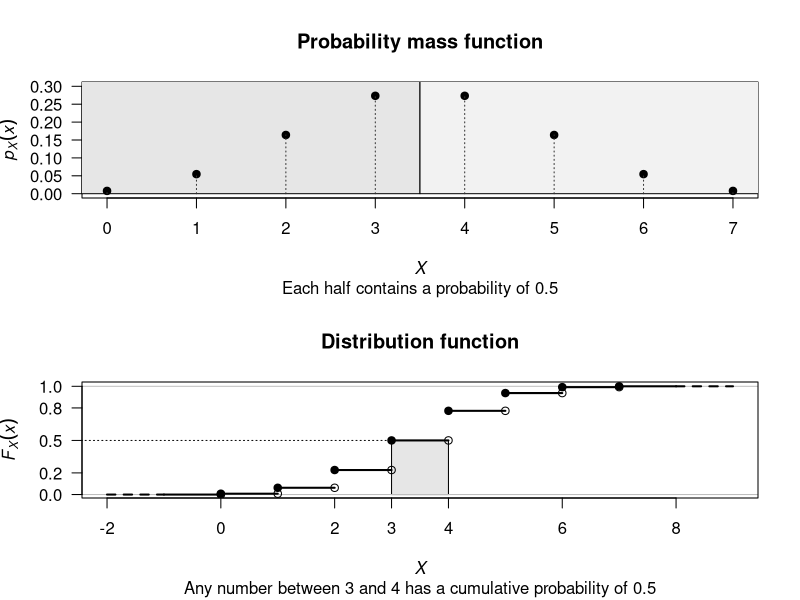
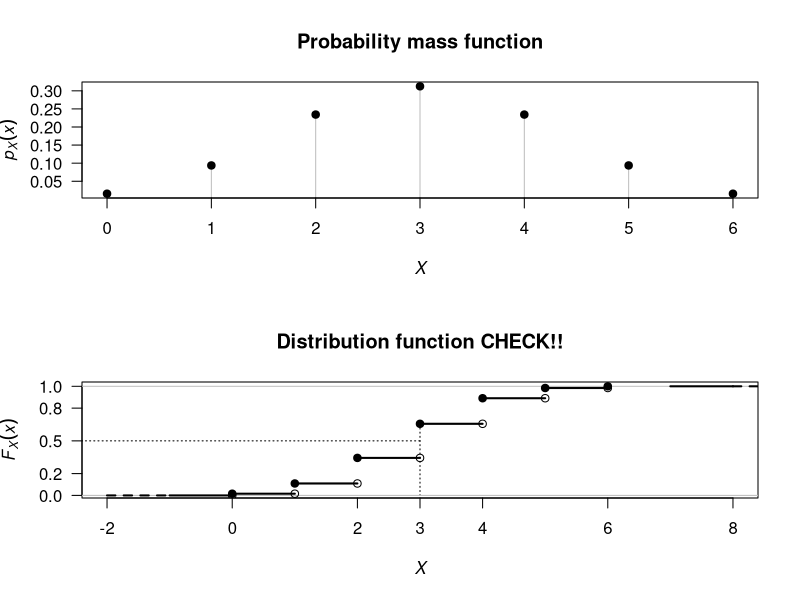
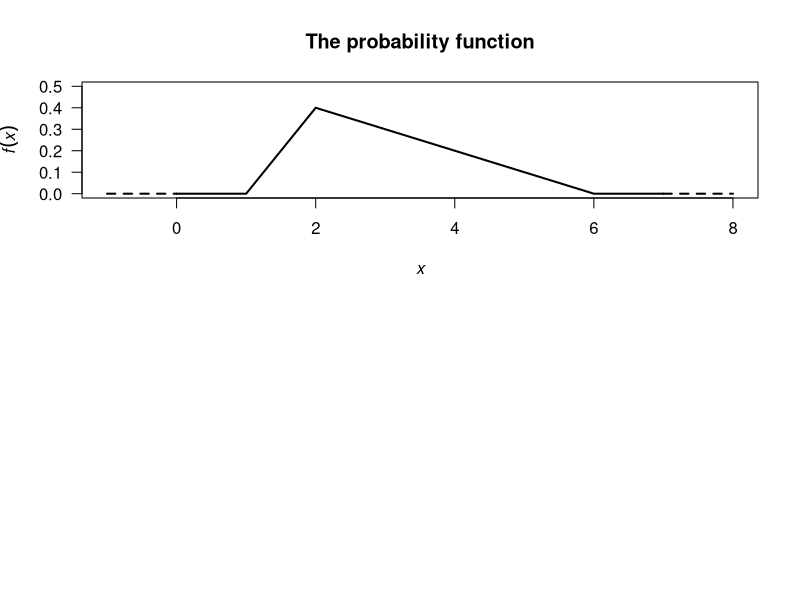

Write R code to recreate these figures, in order.
## ---- chunk 1
eg1Table <- array( dim = c(2, 8))

eg1Table[1, ] <- 0:7
eg1Table[2, ] <- paste0(c("1", "7", "21", "35", "35", "21", "7", "1"), 
                        "/128")

rownames(eg1Table) <- c("$x$",
                        "$\\Pr(X = x)$")
knitr::kable(eg1Table,
             caption = "A probability distribution")
## ---- chunk 2
par( mfrow = c(2, 1))

x <- 0:7
fx <- c(1, 7, 21, 35, 35, 21, 7, 1) / 128

plot(x = x,
     y = fx,
     las = 1,
     lty = 3,
     ylim = c(0, 0.30 ),
     type = "h",
     col = "grey",
     sub = "Each half contains a probability of 0.5",
     xlab = expression( italic(X) ),
     ylab = expression(
       paste(italic(p)[italic(X)](italic(x)))
     ),
     main = "Probability mass function")
polygon( x = c(-10, -10, 3.5, 3.5),
         y = c(0, 1, 1, 0),
         col = gray(0.9) )

polygon( x = c(3.5, 3.5,10, 10),
         y = c(0, 1, 1, 0),
         col = gray(0.95) )

points( x = x,
        y = fx,
        pch = 19)
points(x = x,
     y = fx,
     type = "h",
     lty = 3,
     col = grey(0.2))



plot( x = x,
      y = cumsum(fx),
      las = 1,
      axes = FALSE,
      xlim = c(-2, 9),
      xlab = expression( italic(X) ),
      ylab = expression(
       paste(italic(F)[italic(X)](italic(x)))
      ),
      main = "Distribution function",
      sub = "Any number between 3 and 4 has a cumulative probability of 0.5",
      type = "n")
polygon( x = c(3, 3, 4, 4),
         y = c(0, 0.5, 0.5, 0),
         col = gray(0.9))
abline( h = c(0, 1),
        col = "grey")
axis(side = 1,
     at = c(-2, 0, 2, 3, 4, 6, 8))
axis(side = 2,
     at = c(0, 0.2, 0.5, 0.8, 1),
     las = 1)
box()
points( x = x,
        y = cumsum(fx),
        pch = 19)
points( x = x[2: length(x)],
        y = cumsum(fx)[1:(length(x) - 1)],
        pch = 1)

for (i in (1 : (length(x) - 1)) ){
   lines( x = x[i:(i + 1)],
          y = c(cumsum(fx)[i],
                cumsum(fx)[i]),
          lwd = 2)
}

# Now add edge cases
lines( x = c(-1, 0),
       y = c(0, 0),
      lwd = 2)
lines(x = c(-2, -1),
      y = c(0, 0),
      lty = 2,
      lwd = 2)
points(0, 0, 
       pch = 1)
lines(x = c(7, 8),
      y = c(1, 1),
      lwd = 2)
lines(x = c(8, 9),
      y = c(1, 1),
      lty = 2,
      lwd = 2)

lines( x = c(-10, 3),
       y = c(0.5, 0.5),
       lty = 3)
## ---- chunk 3
eg2Table <- array( dim = c(2, 7))

eg2Table[1, ] <- 0:6
eg2Table[2, ] <- paste0(c("1", "6", "15", "20", "15", "6", "1"), 
                        "/64")

rownames(eg2Table) <- c("$x$",
                        "$\\Pr(X = x)$")
knitr::kable(eg2Table,
             caption = "A probability distribution")
## ---- chunk 4
par( mfrow = c(2, 1))

x <- 0:6
fx <- c(1, 6, 15, 20, 15, 6, 1) / 64

plot(x = x,
     y = fx,
     las = 1,
     type = "h",
     col = "grey",
     xlab = expression(italic(X)),
     ylab = expression(
       paste(italic(p)[italic(X)](italic(x)))
       ),
     main = "Probability mass function")
points( x = x,
        y = fx,
        pch = 19)




plot( x = x,
      y = cumsum(fx),
      las = 1,
      xlim = c(-2, 8),
      axes = FALSE,
      xlab = expression(italic(X)),
      ylab = expression(
       paste(italic(F)[italic(X)](italic(x)))
       ),
      main = "Distribution function CHECK!!",
      type = "n")
axis(side = 1,
     at = c(-2, 0, 2, 3, 4, 6, 8))
axis(side = 2,
     at = c(0, 0.2, 0.5, 0.8, 1),
     las = 1)
box()
#polygon( x = c(2.75, 2.75, 3.25, 3.25),
#         y = c(22/64, 42/64, 42/64, 22/64),
#         col = grey(0.9),
#         border = NA) # Omits borders
lines( x = c(-10, 3),
       y = c(0.5, 0.5),
       lty = 3)
lines( x = c(3, 3),
       y = c(42/64, 0),
       lty = 3)

abline( h = c(0, 1),
        col = "grey")
points( x = x,
        y = cumsum(fx),
        pch = 19)
points( x = x[2: length(x)],
        y = cumsum(fx)[1:(length(x) - 1)],
        pch = 1)

for (i in (1 : (length(x) - 1)) ){
   lines( x = x[i:(i + 1)],
          y = c(cumsum(fx)[i],
                cumsum(fx)[i]),
          lwd = 2)
}

# Now add edge cases
lines( x = c(-1, 0),
       y = c(0, 0),
      lwd = 2)
lines(x = c(-2, -1),
      y = c(0, 0),
      lty = 2,
      lwd = 2)
points(0, 0, 
       pch = 1)
lines(x = c(7, 8),
      y = c(1, 1),
      lwd = 2)
lines(x = c(8, 9),
      y = c(1, 1),
      lty = 2,
      lwd = 2)

## ---- chunk 5
plot( x = c(-1, 8),
      y = c(0, 0.5),
      type = "n",
      las = 1,
      main = "The probability function",
      xlab = expression(italic(x)),
      ylab = expression(italic(f)(italic(x))) )
lines( x = c(0, 1, 2, 6, 7),
       y = c(0, 0, 0.4, 0, 0),
       lwd = 2)
lines( x = c(-1, 0),
       y = c(0, 0),
       lwd = 2,
       lty = 2)
lines( x = c(7, 8),
       y = c(0, 0),
       lwd = 2,
       lty = 2)

